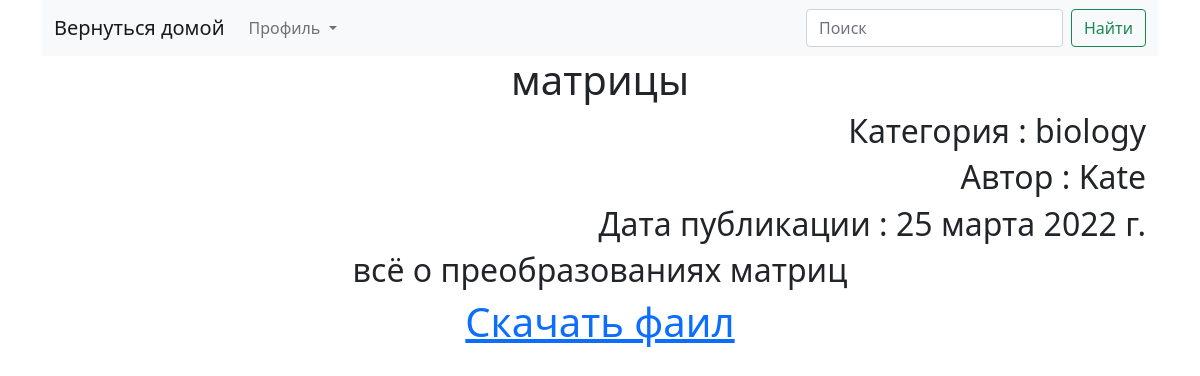
Page /publication/1/ on the committed database.
### work/models.py (models this page shows, shortened)
class Publication(models.Model):
    title = models.CharField(max_length=200, verbose_name='Название')
    date = models.DateField(verbose_name='Дата опубликования работы', auto_now_add=True)
    author = models.ForeignKey(User, verbose_name='Автор', on_delete=models.CASCADE)
    category = models.CharField(verbose_name='Категория', choices=category, max_length=60)
    synopsis = models.TextField(verbose_name='Краткая информация о работе')
    file = models.FileField(verbose_name='Опубликованная работа',
                            validators=[FileExtensionValidator(allowed_extensions=['doc', 'docx', 'txt', 'pdf'])])
    class Meta:
        ordering = ['date']
        verbose_name = 'Пубикация'
        verbose_name_plural = 'Публикации'

### work/views.py (the view)
# urls.py: path('publication/', include('work.urls')),
def publication(request, id):
    try:
        page = Publication.objects.get(id=id)
        return render(request, 'publication_page.html', {'publication': page})
    except:
        publication = Publication.objects.all()
        return render(request, 'home_page.html', {'pubplications': publication})

### templates/publication_page.html (shortened to what this page needs)
<!DOCTYPE html>
<html lang="en">
<head>
    {% extends 'home_page.html' %}
    {% block table %}
    <div class="container">
    <h1 class="text-center">{{ publication.title }}</h1>
        <h2 class="text-sm-end">Категория : {{ publication.category }}</h2>
        <h2 class="text-sm-end">Автор : {{ publication.author }}</h2>
        <h2 class="text-sm-end">Дата публикации : {{ publication.date }}</h2>
        <h2 class="text-center">{{ publication.synopsis }}</h2>
        <a class="text-center" href="{{ publication.file.url }}" download = "mmm"><h1>Скачать фаил</h1></a>
    {% endblock %}

### rows in the picture
Publication: title "матрицы", category "biology", author "Kate", date "25 марта 2022 г.", synopsis "всё о преобразованиях матриц"
